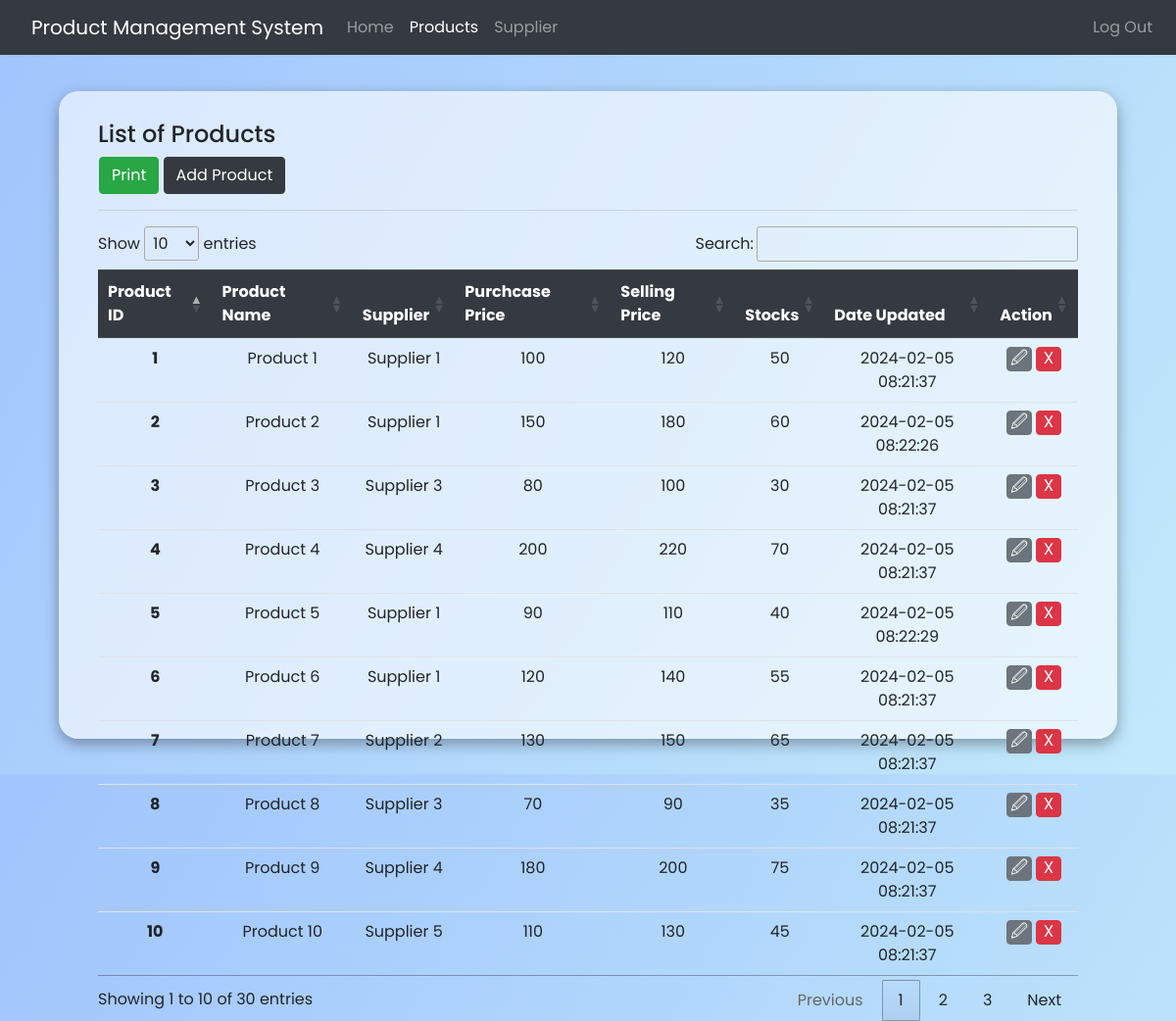
/products.php, run on the app's committed database.
### tables this page shows
CREATE TABLE `tbl_product` (
  `tbl_product_id` int(11) NOT NULL,
  `product_name` varchar(255) NOT NULL,
  `tbl_supplier_id` int(11) NOT NULL,
  `purchase` int(11) NOT NULL,
  `selling` int(11) NOT NULL,
  `stock` int(11) NOT NULL,
  `date_updated` timestamp NOT NULL DEFAULT current_timestamp() ON UPDATE current_timestamp()
);

CREATE TABLE `tbl_supplier` (
  `tbl_supplier_id` int(11) NOT NULL,
  `supplier_name` varchar(255) NOT NULL,
  `supplier_contact` varchar(255) NOT NULL
);

### products.php (the view, shortened to what this page needs)
<?php include ("./conn/conn.php") ?>
<!DOCTYPE html>
<html lang="en">
<head>
    <link rel="stylesheet" href="https://cdn.jsdelivr.net/npm/bootstrap@4.6.2/dist/css/bootstrap.min.css">
    <link rel="stylesheet" href="https://cdn.datatables.net/1.13.7/css/jquery.dataTables.css" />
</head>
<body>
    <nav class="navbar navbar-expand-lg navbar-dark bg-dark">
        <a class="navbar-brand ml-3" href="">Product Management System</a>
        <div class="collapse navbar-collapse" id="navbarNav">
            <ul class="navbar-nav">
                <li class="nav-item">
                    <a class="nav-link" href="http://localhost/product-management/home.php">Home</a>
                </li>
                <li class="nav-item active">
                    <a class="nav-link" href="http://localhost/product-management/products.php">Products</a>
                </li>
                <li class="nav-item">
                    <a class="nav-link" href="http://localhost/product-management/supplier.php">Supplier</a>
                </li>
            </ul>
        </div>
        <div class="collapse navbar-collapse" id="navbarNav">
            <ul class="navbar-nav ml-auto">
                <li class="nav-item">
                    <a class="nav-link" href="http://localhost/product-management/index.php">Log Out</a>
                </li>
            </ul>
        </div>
    </nav>
    <div class="main">
        <div class="product-container">
            <div class="row">
            <h4 class=" col-10">List of Products</h4>
                <div class="button ml-3">
                    <button type="button" class="btn btn-success" onclick="printProducts()">Print</button>
                    <button type="button" class="btn btn-dark" data-toggle="modal" data-target="#addProductModal">Add Product</button>
                </div>
            </div>
            <hr>
            <div class="table-container table-responsive">
                <table class="table table-sm text-center" id="productTable">
                    <thead class="thead-dark">
                        <tr>
                            <th scope="col">Product ID</th>
                            <th scope="col">Product Name</th>
                            <th scope="col">Supplier</th>
                            <th scope="col">Purchcase Price</th>
                            <th scope="col">Selling Price</th>
                            <th scope="col">Stocks</th>
                            <th scope="col">Date Updated</th>
                            <th scope="col">Action</th>
                        </tr>
                    </thead>
                    <tbody>
                        <?php
                            $stmt = $conn->prepare("SELECT * FROM tbl_product LEFT JOIN tbl_supplier ON  tbl_product.tbl_supplier_id = tbl_supplier.tbl_supplier_id");
                            $stmt->execute();
                            $result = $stmt->fetchAll();
                            foreach ($result as $row) {
                                $productID = $row["tbl_product_id"];
                                $productName = $row["product_name"];
                                $productSupplier = $row["supplier_name"];
                                $purchase = $row["purchase"];
                                $selling = $row["selling"];
                                $stock = $row["stock"];
                                $dateUpdated = $row["date_updated"];
                            ?>
                            <tr>
                                <th scope="row"><?= $productID ?></th>
                                <td id="productName-<?= $productID ?>"><?= $productName ?></td>
                                <td id="productSupplier-<?= $productID ?>"><?= $productSupplier ?></td>
                                <td id="purchase-<?= $productID ?>"><?= $purchase ?></td>
                                <td id="selling-<?= $productID ?>"><?= $selling ?></td>
                                <td id="stock-<?= $productID ?>"><?= $stock ?></td>
                                <td><?= $dateUpdated ?></td>
                                <td>
                                    <div class="action-button">
                                        <button class="btn btn-secondary" onclick="updateProduct(<?= $productID ?>)">&#128393;</button>
                                        <button class="btn btn-danger" onclick="deleteProduct(<?= $productID ?>)">X</button>
                                    </div>
                                </td>
                            </tr>
                            <?php
                        }
                        ?>
                    </tbody>
                </table>
            </div>
        </div>
    </div>
</body>
</html>

### products.php (style rules this page uses)
* { margin: 0; padding: 0; box-sizing: border-box; font-family: 'Poppins', sans-serif !important; }
body { background-image: linear-gradient(120deg, #a1c4fd 0%, #c2e9fb 100%); }
.main { display: flex; justify-content: center; align-items: center; width: 100vw; height: 91.8vh; }
.product-container { width: 90%; height: 90%; box-shadow: rgba(0, 0, 0, 0.35) 0px 5px 15px; padding: 30px 40px; border-radius: 20px; background-color: rgba(255, 255, 255, 0.6); }
.action-button { display: flex; justify-content: center; }
.action-button > button { width: 25px; height: 25px; font-size: 17px; display: flex !important; justify-content: center; align-items: center; margin: 0px 2px; }

### data on the page
tbl_product: tbl_product_id "1", product_name "Product 1", tbl_supplier.supplier_name "Supplier 1", purchase "100", selling "120", stock "50", date_updated "2024-02-05 08:21:37"
tbl_product: tbl_product_id "2", product_name "Product 2", tbl_supplier.supplier_name "Supplier 1", purchase "150", selling "180", stock "60", date_updated "2024-02-05 08:22:26"
tbl_product: tbl_product_id "3", product_name "Product 3", tbl_supplier.supplier_name "Supplier 3", purchase "80", selling "100", stock "30", date_updated "2024-02-05 08:21:37"
tbl_product: tbl_product_id "4", product_name "Product 4", tbl_supplier.supplier_name "Supplier 4", purchase "200", selling "220", stock "70", date_updated "2024-02-05 08:21:37"
tbl_product: tbl_product_id "5", product_name "Product 5", tbl_supplier.supplier_name "Supplier 1", purchase "90", selling "110", stock "40", date_updated "2024-02-05 08:22:29"
tbl_product: tbl_product_id "6", product_name "Product 6", tbl_supplier.supplier_name "Supplier 1", purchase "120", selling "140", stock "55", date_updated "2024-02-05 08:21:37"
tbl_product: tbl_product_id "7", product_name "Product 7", tbl_supplier.supplier_name "Supplier 2", purchase "130", selling "150", stock "65", date_updated "2024-02-05 08:21:37"
tbl_product: tbl_product_id "8", product_name "Product 8", tbl_supplier.supplier_name "Supplier 3", purchase "70", selling "90", stock "35", date_updated "2024-02-05 08:21:37"
tbl_product: tbl_product_id "9", product_name "Product 9", tbl_supplier.supplier_name "Supplier 4", purchase "180", selling "200", stock "75", date_updated "2024-02-05 08:21:37"
tbl_product: tbl_product_id "10", product_name "Product 10", tbl_supplier.supplier_name "Supplier 5", purchase "110", selling "130", stock "45", date_updated "2024-02-05 08:21:37"
